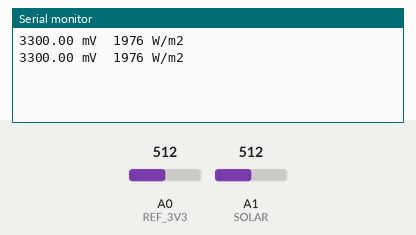
This sketch was run on a simulated Arduino Uno, built with avr-gcc and run on an emulated ATmega328P. Shown: the last lines printed to the serial monitor. The inputs (shaded band) are chosen by the test bench; at power-on: A0 (REF_3V3) = 512, A1 (SOLAR) = 512.

Above: at 10.8 s.
10.9 s: A0 (REF_3V3) set to 0
At 20.8 s:
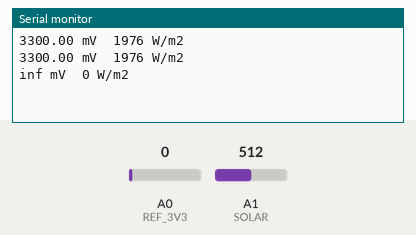
21.5 s: A1 (SOLAR) set to 0
At 30.9 s:
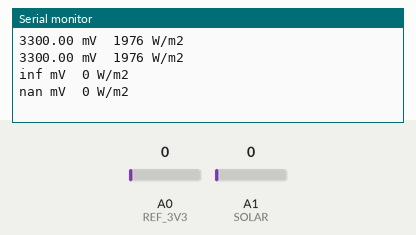
31.5 s: A0 (REF_3V3) set to 122
At 40.9 s:
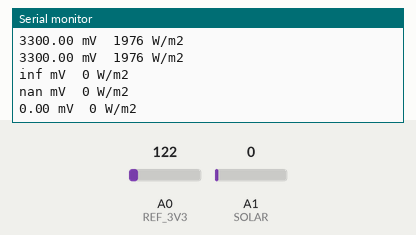
41.5 s: A1 (SOLAR) set to 306
At 50.9 s:
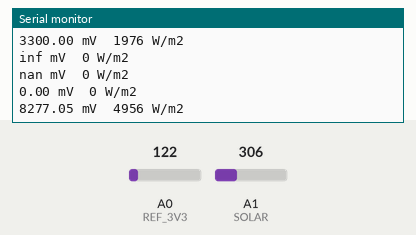
Timing chart, 0 to 52.4 s (numbered marks = the images above; inputs shaded):
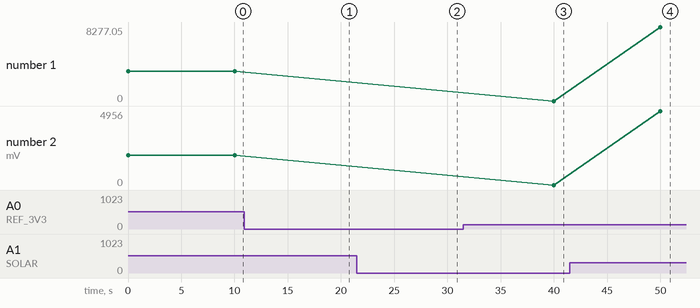

Measured:
- after the input at 10.9 s, the serial monitor: prints a new line after 9.1 s (image 1)
- after the input at 21.5 s, the serial monitor: prints a new line after 8.5 s (image 2)
- after the input at 31.5 s, the serial monitor: prints a new line after 8.5 s (image 3)
- after the input at 41.5 s, the serial monitor: prints a new line after 8.5 s (image 4)
- plotted number 1: 0 → 8277.05 after the input at 41.5 s
- plotted number 2: 0 → 4956 after the input at 41.5 s

The sketch:

davis_solar.ino
```cpp
int SOLAR = A1;
int REF_3V3 = A0;


void setup() {
  Serial.begin(9600);
  pinMode(SOLAR, INPUT);
  pinMode(REF_3V3, INPUT);
analogReference(EXTERNAL);
}

void loop() {

  int refLevel = analogRead(REF_3V3);
  int radsolar = analogRead(SOLAR);

  float outputSolar = 3.30 / refLevel * radsolar;

  Serial.print(outputSolar * 1000.00);
Serial.print(" mV  ");

  Serial.print((int)(outputSolar * 1000.00 / 1.67));
Serial.println(" W/m2");
  delay(10000);

}
```
